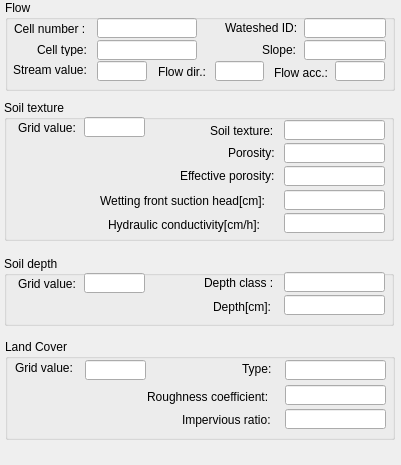
   <widget class="QWidget" name="toolBoxPage6">
    <property name="geometry">
     <rect>
      <x>0</x>
      <y>0</y>
      <width>401</width>
      <height>465</height>
     </rect>
    </property>
    <attribute name="label">
     <string>Cell Info.</string>
    </attribute>
    <widget class="QGroupBox" name="groupBox_14">
     <property name="geometry">
      <rect>
       <x>5</x>
       <y>0</y>
       <width>390</width>
       <height>91</height>
      </rect>
     </property>
     <property name="title">
      <string>Flow</string>
     </property>
     <widget class="QLabel" name="label_45">
      <property name="geometry">
       <rect>
        <x>32</x>
        <y>44</y>
        <width>56</width>
        <height>12</height>
       </rect>
      </property>
      <property name="text">
       <string>Cell type:</string>
      </property>
     </widget>
     <widget class="QLineEdit" name="txtCelltype">
      <property name="geometry">
       <rect>
        <x>92</x>
        <y>40</y>
        <width>100</width>
        <height>20</height>
       </rect>
      </property>
     </widget>
     <widget class="QLabel" name="label_47">
      <property name="geometry">
       <rect>
        <x>8</x>
        <y>62</y>
        <width>81</width>
        <height>16</height>
       </rect>
      </property>
      <property name="text">
       <string>Stream value:</string>
      </property>
     </widget>
     <widget class="QLineEdit" name="txtStreamValue">
      <property name="geometry">
       <rect>
        <x>92</x>
        <y>61</y>
        <width>50</width>
        <height>20</height>
       </rect>
      </property>
     </widget>
     <widget class="QLabel" name="label_48">
      <property name="geometry">
       <rect>
        <x>153</x>
        <y>64</y>
        <width>60</width>
        <height>16</height>
       </rect>
      </property>
      <property name="text">
       <string>Flow dir.:</string>
      </property>
     </widget>
     <widget class="QLineEdit" name="txtFD">
      <property name="geometry">
       <rect>
        <x>210</x>
        <y>61</y>
        <width>49</width>
        <height>20</height>
       </rect>
      </property>
     </widget>
     <widget class="QLabel" name="label_49">
      <property name="geometry">
       <rect>
        <x>269</x>
        <y>63</y>
        <width>60</width>
        <height>20</height>
       </rect>
      </property>
      <property name="text">
       <string>Flow acc.:</string>
      </property>
     </widget>
     <widget class="QLineEdit" name="txtFA">
      <property name="geometry">
       <rect>
        <x>330</x>
        <y>61</y>
        <width>50</width>
        <height>20</height>
       </rect>
      </property>
     </widget>
     <widget class="QLabel" name="label_51">
      <property name="geometry">
       <rect>
        <x>257</x>
        <y>42</y>
        <width>40</width>
        <height>16</height>
       </rect>
      </property>
      <property name="text">
       <string>Slope:</string>
      </property>
     </widget>
     <widget class="QLineEdit" name="txtSlope">
      <property name="enabled">
       <bool>true</bool>
      </property>
      <property name="geometry">
       <rect>
        <x>299</x>
        <y>40</y>
        <width>82</width>
        <height>20</height>
       </rect>
      </property>
     </widget>
     <widget class="QLineEdit" name="txtCellCount">
      <property name="geometry">
       <rect>
        <x>92</x>
        <y>18</y>
        <width>100</width>
        <height>20</height>
       </rect>
      </property>
     </widget>
     <widget class="QLabel" name="label_2">
      <property name="geometry">
       <rect>
        <x>9</x>
        <y>21</y>
        <width>81</width>
        <height>16</height>
       </rect>
      </property>
      <property name="text">
       <string>Cell number :</string>
      </property>
     </widget>
     <widget class="QLabel" name="label_15">
      <property name="geometry">
       <rect>
        <x>220</x>
        <y>22</y>
        <width>80</width>
        <height>12</height>
       </rect>
      </property>
      <property name="text">
       <string>Wateshed ID:</string>
      </property>
     </widget>
     <widget class="QLineEdit" name="txtWatershedID">
      <property name="geometry">
       <rect>
        <x>299</x>
        <y>18</y>
        <width>82</width>
        <height>20</height>
       </rect>
      </property>
     </widget>
    </widget>
    <widget class="QGroupBox" name="groupBox_15">
     <property name="geometry">
      <rect>
       <x>4</x>
       <y>100</y>
       <width>390</width>
       <height>141</height>
      </rect>
     </property>
     <property name="title">
      <string>Soil texture</string>
     </property>
     <widget class="QLabel" name="label_53">
      <property name="geometry">
       <rect>
        <x>14</x>
        <y>20</y>
        <width>61</width>
        <height>16</height>
       </rect>
      </property>
      <property name="text">
       <string>Grid value:</string>
      </property>
     </widget>
     <widget class="QLineEdit" name="txtTextureGridValue">
      <property name="geometry">
       <rect>
        <x>80</x>
        <y>17</y>
        <width>61</width>
        <height>20</height>
       </rect>
      </property>
     </widget>
     <widget class="QLabel" name="label_54">
      <property name="geometry">
       <rect>
        <x>206</x>
        <y>23</y>
        <width>71</width>
        <height>16</height>
       </rect>
      </property>
      <property name="text">
       <string>Soil texture:</string>
      </property>
     </widget>
     <widget class="QLineEdit" name="txtSoilTexture">
      <property name="geometry">
       <rect>
        <x>280</x>
        <y>20</y>
        <width>101</width>
        <height>20</height>
       </rect>
      </property>
     </widget>
     <widget class="QLabel" name="label_55">
      <property name="geometry">
       <rect>
        <x>224</x>
        <y>45</y>
        <width>71</width>
        <height>16</height>
       </rect>
      </property>
      <property name="text">
       <string>Porosity:</string>
      </property>
     </widget>
     <widget class="QLineEdit" name="txtPorosity">
      <property name="geometry">
       <rect>
        <x>280</x>
        <y>43</y>
        <width>101</width>
        <height>20</height>
       </rect>
      </property>
     </widget>
     <widget class="QLabel" name="label_56">
      <property name="geometry">
       <rect>
        <x>176</x>
        <y>68</y>
        <width>101</width>
        <height>16</height>
       </rect>
      </property>
      <property name="text">
       <string>Effective porosity:</string>
      </property>
     </widget>
     <widget class="QLabel" name="label_57">
      <property name="geometry">
       <rect>
        <x>96</x>
        <y>93</y>
        <width>181</width>
        <height>16</height>
       </rect>
      </property>
      <property name="text">
       <string>Wetting front suction head[cm]:</string>
      </property>
     </widget>
     <widget class="QLabel" name="label_58">
      <property name="geometry">
       <rect>
        <x>104</x>
        <y>117</y>
        <width>181</width>
        <height>16</height>
       </rect>
      </property>
      <property name="text">
       <string>Hydraulic conductivity[cm/h]:</string>
      </property>
     </widget>
     <widget class="QLineEdit" name="txtEffectivePorosity">
      <property name="geometry">
       <rect>
        <x>280</x>
        <y>66</y>
        <width>101</width>
        <height>20</height>
       </rect>
      </property>
     </widget>
     <widget class="QLineEdit" name="txtSuctionhead">
      <property name="geometry">
       <rect>
        <x>280</x>
        <y>90</y>
        <width>101</width>
        <height>20</height>
       </rect>
      </property>
     </widget>
     <widget class="QLineEdit" name="txtcondcutivity">
      <property name="geometry">
       <rect>
        <x>280</x>
        <y>113</y>
        <width>101</width>
        <height>20</height>
       </rect>
      </property>
     </widget>
    </widget>
    <widget class="QGroupBox" name="groupBox_16">
     <property name="geometry">
      <rect>
       <x>5</x>
       <y>339</y>
       <width>390</width>
       <height>101</height>
      </rect>
     </property>
     <property name="title">
      <string>Land Cover</string>
     </property>
     <widget class="QLabel" name="label_60">
      <property name="geometry">
       <rect>
        <x>10</x>
        <y>21</y>
        <width>61</width>
        <height>16</height>
       </rect>
      </property>
      <property name="text">
       <string>Grid value:</string>
      </property>
     </widget>
     <widget class="QLineEdit" name="txtLandGridValue">
      <property name="geometry">
       <rect>
        <x>80</x>
        <y>21</y>
        <width>61</width>
        <height>20</height>
       </rect>
      </property>
     </widget>
     <widget class="QLabel" name="label_61">
      <property name="geometry">
       <rect>
        <x>237</x>
        <y>22</y>
        <width>41</width>
        <height>16</height>
       </rect>
      </property>
      <property name="text">
       <string>Type:</string>
      </property>
     </widget>
     <widget class="QLabel" name="label_62">
      <property name="geometry">
       <rect>
        <x>142</x>
        <y>50</y>
        <width>138</width>
        <height>16</height>
       </rect>
      </property>
      <property name="text">
       <string>Roughness coefficient:</string>
      </property>
     </widget>
     <widget class="QLabel" name="label_63">
      <property name="geometry">
       <rect>
        <x>177</x>
        <y>73</y>
        <width>108</width>
        <height>16</height>
       </rect>
      </property>
      <property name="text">
       <string>Impervious ratio:</string>
      </property>
     </widget>
     <widget class="QLineEdit" name="txtLandType">
      <property name="geometry">
       <rect>
        <x>280</x>
        <y>21</y>
        <width>101</width>
        <height>20</height>
       </rect>
      </property>
     </widget>
     <widget class="QLineEdit" name="txtRoughness">
      <property name="geometry">
       <rect>
        <x>280</x>
        <y>46</y>
        <width>101</width>
        <height>20</height>
       </rect>
      </property>
     </widget>
     <widget class="QLineEdit" name="txtratio">
      <property name="geometry">
       <rect>
        <x>280</x>
        <y>70</y>
        <width>101</width>
        <height>20</height>
       </rect>
      </property>
     </widget>
    </widget>
    <widget class="QGroupBox" name="groupBox_17">
     <property name="geometry">
      <rect>
       <x>4</x>
       <y>256</y>
       <width>390</width>
       <height>70</height>
      </rect>
     </property>
     <property name="title">
      <string>Soil depth</string>
     </property>
     <widget class="QLabel" name="label_71">
      <property name="geometry">
       <rect>
        <x>14</x>
        <y>20</y>
        <width>61</width>
        <height>16</height>
       </rect>
      </property>
      <property name="text">
       <string>Grid value:</string>
      </property>
     </widget>
     <widget class="QLineEdit" name="txtDepthValue">
      <property name="geometry">
       <rect>
        <x>80</x>
        <y>17</y>
        <width>61</width>
        <height>20</height>
       </rect>
      </property>
     </widget>
     <widget class="QLabel" name="label_72">
      <property name="geometry">
       <rect>
        <x>200</x>
        <y>19</y>
        <width>80</width>
        <height>16</height>
       </rect>
      </property>
      <property name="text">
       <string>Depth class :</string>
      </property>
     </widget>
     <widget class="QLineEdit" name="txtSoilDepthClass">
      <property name="geometry">
       <rect>
        <x>280</x>
        <y>16</y>
        <width>101</width>
        <height>20</height>
       </rect>
      </property>
     </widget>
     <widget class="QLabel" name="label_77">
      <property name="geometry">
       <rect>
        <x>209</x>
        <y>43</y>
        <width>101</width>
        <height>16</height>
       </rect>
      </property>
      <property name="text">
       <string>Depth[cm]:</string>
      </property>
     </widget>
     <widget class="QLineEdit" name="txtSoilDepth">
      <property name="geometry">
       <rect>
        <x>280</x>
        <y>39</y>
        <width>101</width>
        <height>20</height>
       </rect>
      </property>
     </widget>
    </widget>
   </widget>
